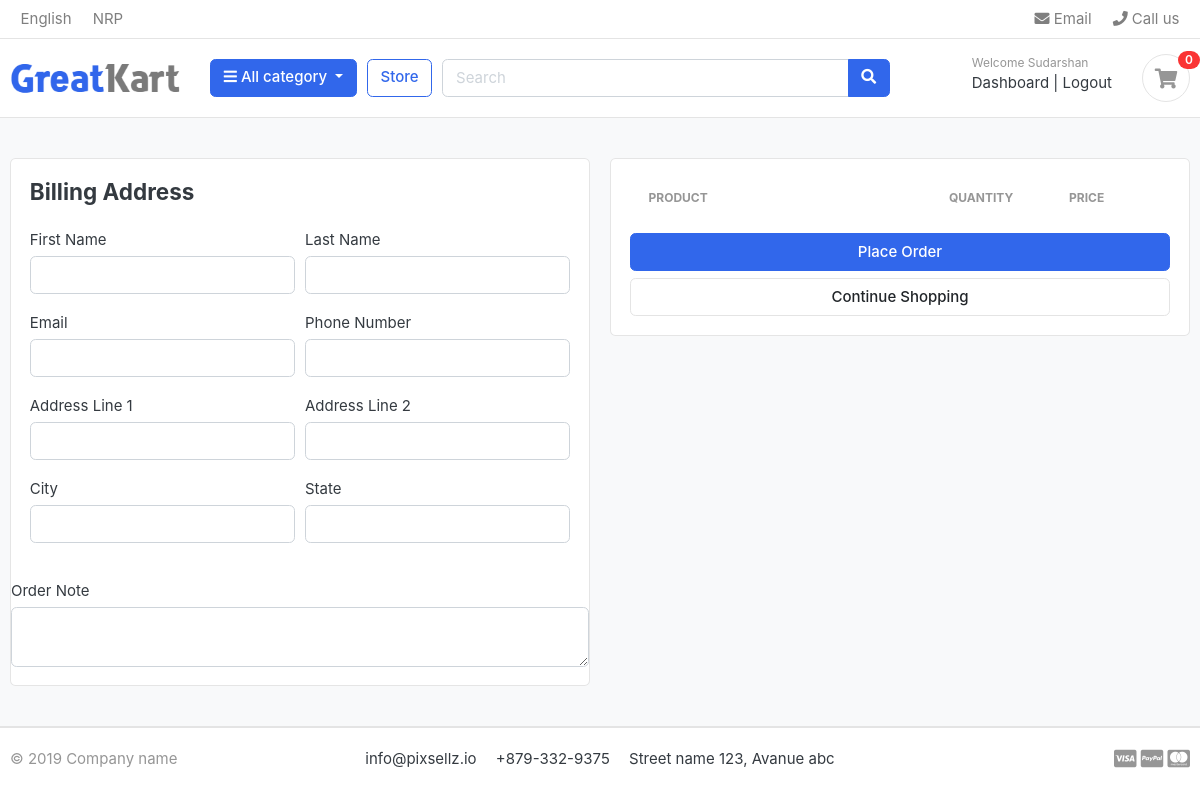
The page /cart/checkout/ (signed in) on the database as committed earlier.
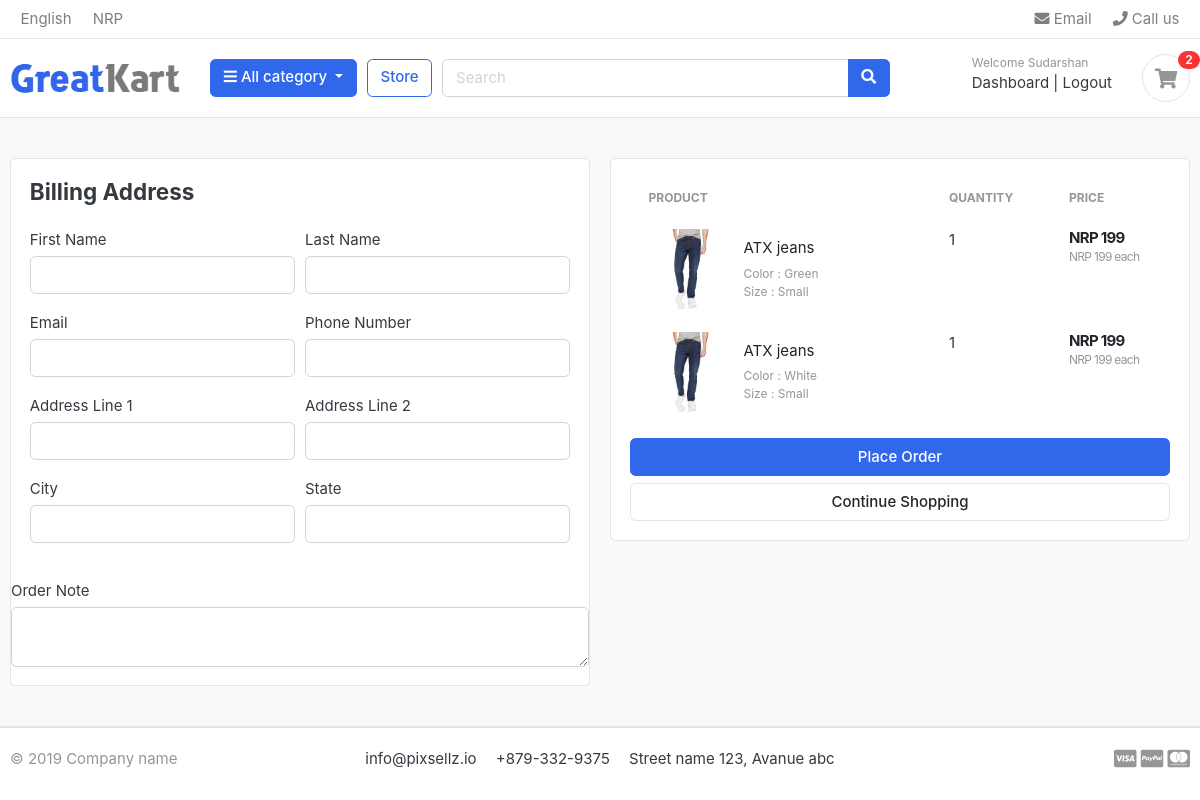
The same page on the database as committed later.
### carts/models.py (models this page shows, shortened)
class CartItem(models.Model):
    user=models.ForeignKey(Account,on_delete=models.CASCADE,null=True)  #This is to make sure user also get assigned while adding the cartItem
    product=models.ForeignKey(Product,on_delete=models.CASCADE)
    variations=models.ManyToManyField(Variation,blank=True)
    cart=models.ForeignKey(Cart,on_delete=models.CASCADE,null=True)
    quantity=models.IntegerField()
    is_active=models.BooleanField(default=True)
    def sub_total(self):
        return self.product.price * self.quantity

### store/models.py (models this page shows, shortened)
class Product(models.Model):
    product_name = models.CharField(max_length=200, unique=True)
    slug = models.SlugField(max_length=200, unique=True)
    description = models.TextField(max_length=500, blank=True)
    price = models.IntegerField()
    images = models.ImageField(upload_to='photos/products')
    stock = models.IntegerField()
    is_available = models.BooleanField(default=True)
    category = models.ForeignKey(Category, on_delete=models.CASCADE)
    created_date = models.DateTimeField(auto_now_add=True)
    modified_date = models.DateTimeField(auto_now=True)
    def get_url(self):
        return reverse('product_detail',args=[self.category.slug,self.slug])

class Variation(models.Model):
    product=models.ForeignKey(Product,on_delete=models.CASCADE)
    variation_category=models.CharField(max_length=100,choices=variation_category_choice)
    variation_value=models.CharField(max_length=100)
    is_active=models.BooleanField(default=True)
    created_date=models.DateTimeField(auto_now=True)
    objects=VariationManager()

### carts/views.py (the view)
# urls.py: path('checkout/', views.checkout, name='checkout')
@login_required(login_url='login') #this will make sure that user need to login beefore using checkout options
def checkout(request, total=0, quantity=0, cart_items=None):
    try:
        tax = 0
        grand_total = 0
        if request.user.is_authenticated:
            cart_items = CartItem.objects.filter(user=request.user, is_active=True)
        else:
            cart = Cart.objects.get(cart_id=_cart_id(request))
            cart_items = CartItem.objects.filter(cart=cart, is_active=True)
        for cart_item in cart_items:
            total += (cart_item.product.price*cart_item.quantity)
            quantity += cart_item.quantity
        tax = (0*total)/100
        grand_total = total+tax
    except ObjectDoesNotExist:
        pass  # just ignoring
    context = {
        'total': total,
        'quantity': quantity,
        'cart_items': cart_items,
        'tax': tax,
        'grand_total': grand_total,
    }
    return render(request, 'store/checkout.html',context)

### carts/context_processor.py (called while the page is built)
def counter(request):
    cart_count=0
    if 'admin' in request.path:
        return {}
    else:
        try:
            cart=Cart.objects.filter(cart_id=_cart_id(request))
            if request.user.is_authenticated:
                cart_items=CartItem.objects.all().filter(user=request.user)
            else:
                cart_items=CartItem.objects.all().filter(cart=cart[:1])
            for cart_item in cart_items:
                cart_count+=cart_item.quantity
        except Cart.DoesNotExist:
            cart_count=0
    return dict(cart_count=cart_count)

### carts/views.py (called while the page is built)
def _cart_id(request):  # this function will get the cart id and will use that cart id in add_cart function
    cart = request.session.session_key
    if not cart:
        cart = request.session.create()
    return cart

### category/context_processors.py (called while the page is built)
def menu_links(request):
    links=Category.objects.all()
    return dict(links=links)

### category/models.py (called while the page is built)
    def get_url(self):
        return reverse('products_by_categories',args=[self.slug])

### templates/store/checkout.html (shortened to what the changed rows need)
{% extends 'base.html'%}
{%load static%}
{%block content%}
<section class="section-content padding-y bg">
    <div class="container">
    <div class="row">
        <aside class="col-lg-6">
            <div class="card">
            <div class="card-body">
                <table class="table table-borderless table-shopping-cart">
                    <thead class="text-muted">
                    <tr class="small text-uppercase">
                      <th scope="col">Product</th>
                      <th scope="col" width="120">Quantity</th>
                      <th scope="col" width="120">Price</th>                    </tr>
                    </thead>
                    <tbody>
                    {%for cart_item in cart_items%}
                    <tr>
                        <td>
                            <figure class="itemside align-items-center">
                                <div class="aside"><img src="{{ cart_item.product.images.url }}" class="img-sm"></div>
                                <figcaption class="info">
                                    <a href="{{cart_item.product.get_url}}" class="title text-dark">{{cart_item.product.product_name}}</a>
                                    <p class="text-muted small">
                                        {% if cart_item.variations.all %}
                                        {% for item in cart_item.variations.all %}
                                            {{ item.variation_category | capfirst }} :
                                            {{ item.variation_value | capfirst}}<br>
                                        {% endfor %}
                                    {% endif %}
                                    </p>
                                </figcaption>
                            </figure>
                        </td>
                        <td>
                            <label for="">{{cart_item.quantity}}</label>
                        </td>
                        <td>
                            <div class="price-wrap">
                                <var class="price">NRP {{cart_item.sub_total}}</var>
                                <small class="text-muted">NRP {{cart_item.product.price}} each</small>
                            </div>
                        </td>
                    </tr>
                    {%endfor%}
                    </tbody>
                    </table>
            </div>
            </div>
    </aside>
    </div>
    </div>
    </section>
{%endblock%}

### templates/includes/navbar.html (shortened to what this page needs)
{%load static%}
<header class="section-header">
    <nav class="navbar p-md-0 navbar-expand-sm navbar-light border-bottom">
    <div class="container">
      <div class="collapse navbar-collapse" id="navbarTop4">
        <ul class="navbar-nav mr-auto">
            <li class="nav-item dropdown">
                 <a href="#" class="nav-link">   English </a>
            </li>
            <li class="nav-item dropdown">
                <a href="#" class="nav-link"> NRP </a>
            </li>
        </ul>
        <ul class="navbar-nav">
            <li><a href="#" class="nav-link"> <i class="fa fa-envelope"></i> Email </a></li>
            <li><a href="#" class="nav-link"> <i class="fa fa-phone"></i> Call us </a></li>
        </ul>
      </div>
    </div>
    </nav>
    <section class="header-main border-bottom">
        <div class="container">
    <div class="row align-items-center">
        <div class="col-lg-2 col-md-3 col-6">
            <a href="{%url 'home'%}" class="brand-wrap">
                <img class="logo" src="{%static './images/logo.png'%}">
            </a>
        </div>
        <div class="col-lg col-sm col-md col-6 flex-grow-0">
            <div class="category-wrap dropdown d-inline-block float-right">
                <button type="button" class="btn btn-primary dropdown-toggle" data-toggle="dropdown">
                    <i class="fa fa-bars"></i> All category
                </button>
            </div>
        </div>
        <a href="{%url 'store'%}" class="btn btn-outline-primary">Store</a>
        <div class="col-lg  col-md-6 col-sm-12 col">
            <form action="{%url 'search'%}" class="search" method="GET">
                <div class="input-group w-100">
                    <input type="text" class="form-control" style="width:60%;" placeholder="Search" name="keyword">
                    <div class="input-group-append">
                      <button class="btn btn-primary" type="submit">
                        <i class="fa fa-search"></i>
                      </button>
                    </div>
                </div>
            </form>
        </div>
        <div class="col-lg-3 col-sm-6 col-8 order-2 order-lg-3">
                    <div class="d-flex justify-content-end mb-3 mb-lg-0">
                        {%if user.id is None%}
                        <div class="widget-header">
                            <small class="title text-muted">Welcome guest!</small>
                            <div>
                                <a href="{%url 'login'%}">Sign in</a> <span class="dark-transp"> | </span>
                                <a href="{%url 'register'%}"> Register</a>
                            </div>
                        </div>
                        {%else%}
                        <div class="widget-header">
                            <small class="title text-muted">Welcome {{user.first_name}}</small>
                            <div>
                                <a href="{%url 'dashboard'%}">Dashboard</a> <span class="dark-transp"> | </span>
                                <a href="{%url 'logout'%}"> Logout</a>
                            </div>
                        </div>
                        {%endif%}
                        <a href="{%url 'cart'%}" class="widget-header pl-3 ml-3">
                            <div class="icon icon-sm rounded-circle border"><i class="fa fa-shopping-cart"></i></div>
                            <span class="badge badge-pill badge-danger notify">{{cart_count}}</span>
                        </a>
                    </div>
                </div>
    </div>
        </div>
    </section>
    </header>

Rows that differ between the two databases and show on the page:
added CartItem: product.images (picture), product.product_name "ATX jeans", quantity "1", sub_total "199", product.price "199"
now on this page (row unchanged): Variation: variation_category "Color", variation_value "Green", shown under "ATX jeans"
now on this page (row unchanged): Variation: variation_category "Size", variation_value "Small"
added CartItem: product.images (picture), product.product_name "ATX jeans", quantity "1", sub_total "199", product.price "199"
now on this page (row unchanged): Variation: variation_category "Color", variation_value "White", shown under "ATX jeans"
Other text that changed with them:
{{ cart_count }}: "0" → "2"
